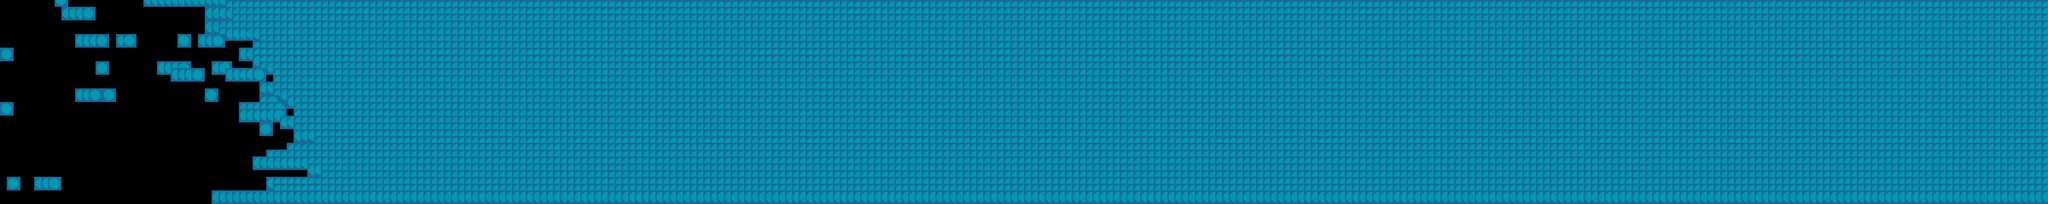

Below is a game level as drawn by its tile map, then a one-line description and the .tmx that defines it (tile-layer data replaced by summaries):
An orthogonal 300x30 tile map with 16x16 px tiles, 1 tile layer (Rutelag 1).

<map version="1.8" tiledversion="1.8.4" orientation="orthogonal" renderorder="right-down" width="300" height="30" tilewidth="16" tileheight="16" infinite="0" nextlayerid="2" nextobjectid="1">
 <tileset firstgid="1" source="terrain_3.tsx" />
 <layer id="1" name="Rutelag 1" width="300" height="30">
  <data>[9000 cells, 7913 non-empty, 1 distinct tile ids]</data>
 </layer>
</map>
